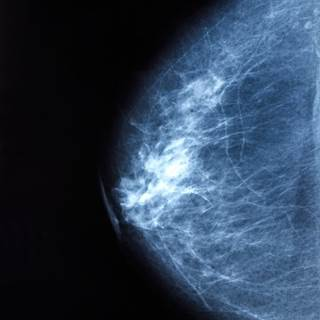
#> input picture bcancer4.jpg, 320 x 320 px
$ python kmeans.py
#> lines starting #> are read from the running program, lines starting #| are printed output that depends on the picture

#Following is the code for image processing of a digital mammogram

import numpy as np
import cv2
from matplotlib import pyplot as plt

#Code to read an image so that it can be processed
img = cv2.imread('bcancer4.jpg', 0)
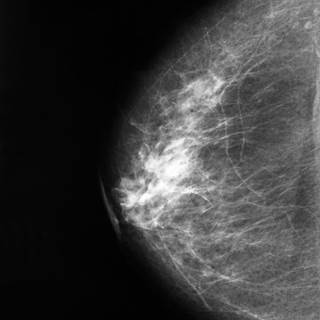
#> img: shape (320, 320); min 0, max 255, mean 60.2


#Code to flip the image so that I can easily
#remove the mucle component after segmantation
if img.shape[0]>img.shape[1]: img=cv2.flip(img,1,img)
z1 = img.reshape((-1,1))
z1 = np.float32(z1)


#Segmentation using K Means Clustering
criteria = (cv2.TERM_CRITERIA_EPS + cv2.TERM_CRITERIA_MAX_ITER,10,1.0)
flags = cv2.KMEANS_RANDOM_CENTERS
compactness,labels,centers = cv2.kmeans(z1,5,None,criteria,10,flags)
#> compactness = 10652353.1; centers = [6.38, 209.5, 141.2, 70.13, 103.2]
centers = np.uint8(centers)
#> centers = [6, 209, 141, 70, 103]
res = centers[labels.flatten()]
output = res.reshape((img.shape))
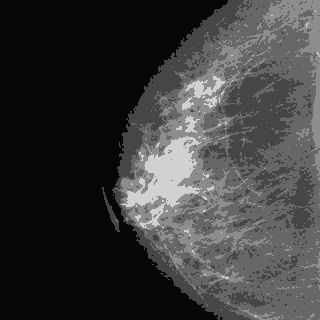
#> output: shape (320, 320); min 6, max 209, mean 60

#Thresholding
#> (the run stopped early here; a loop or call above may not have finished)

$ run again, with bcancer3.jpg copied over bcancer4.jpg
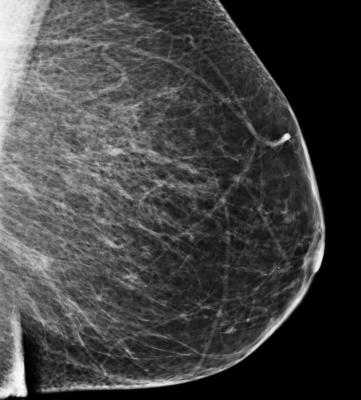
#> input picture bcancer3.jpg, 361 x 400 px
#> img is the input picture: shape (400, 361); min 0, max 255, mean 65.7
#> `if img.shape[0]>img.shape[1]: img=cv2.flip(img,1,img)`:
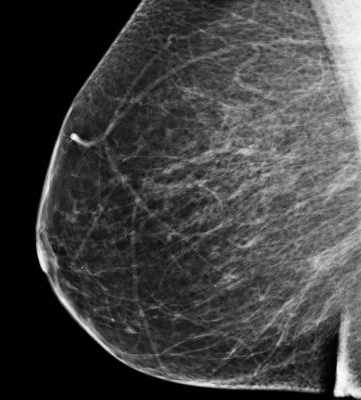
#> img: shape (400, 361); min 0, max 255, mean 65.7
#> `compactness,labels,centers = cv2.kmeans(z1,5,None,criteria,10,flags)`: compactness = 19701187.7; centers = [130.1, 204.2, 88.3, 0.896, 47.76]
#> `centers = np.uint8(centers)`: centers = [130, 204, 88, 0, 47]
#> `output = res.reshape((img.shape))`:
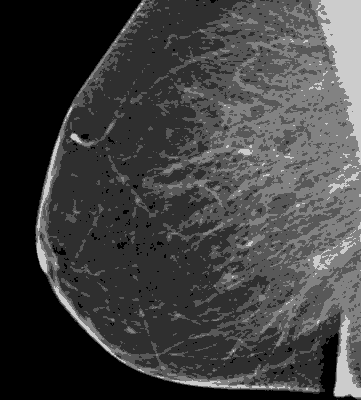
#> output: shape (400, 361); min 0, max 204, mean 65.2

$ run again, with bcancer.jpeg copied over bcancer4.jpg
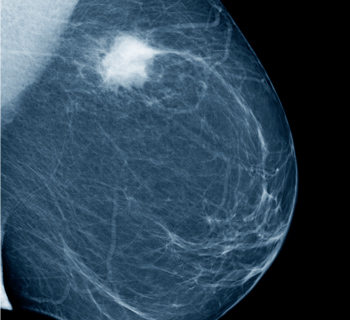
#> input picture bcancer.jpeg, 350 x 320 px
#> `img = cv2.imread('bcancer4.jpg', 0)`:
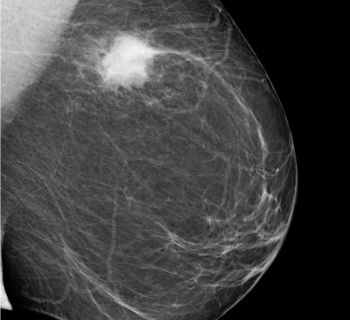
#> img: shape (320, 350); min 0, max 243, mean 65.7
#> `compactness,labels,centers = cv2.kmeans(z1,5,None,criteria,10,flags)`: compactness = 11518337.2; centers = [53.23, 77.29, 114.5, 190.2, 1.22]
#> `centers = np.uint8(centers)`: centers = [53, 77, 114, 190, 1]
#> `output = res.reshape((img.shape))`:
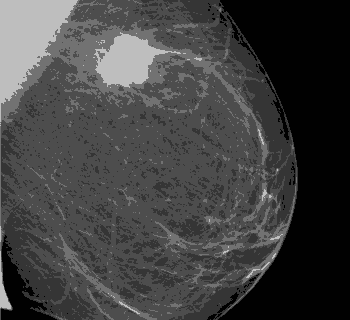
#> output: shape (320, 350); min 1, max 190, mean 65.4

$ run again, with bcancer2.jpeg copied over bcancer4.jpg
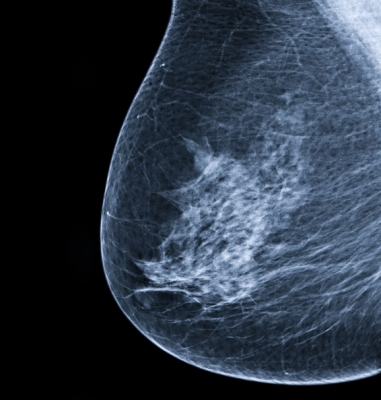
#> input picture bcancer2.jpeg, 381 x 400 px
#> `img = cv2.imread('bcancer4.jpg', 0)`:
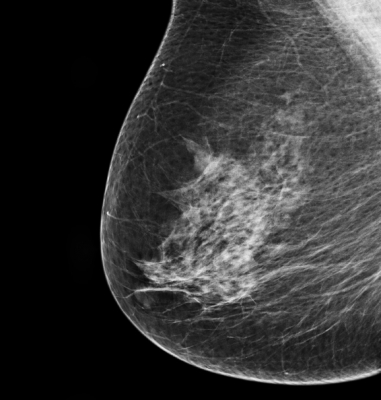
#> img: shape (400, 381); min 0, max 239, mean 51.7
#> `if img.shape[0]>img.shape[1]: img=cv2.flip(img,1,img)`:
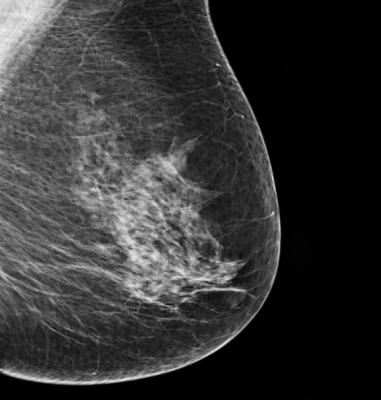
#> img: shape (400, 381); min 0, max 239, mean 51.7
#> `compactness,labels,centers = cv2.kmeans(z1,5,None,criteria,10,flags)`: compactness = 14771815.1; centers = [118.5, 178.1, 79.67, 0.214, 43.13]
#> `centers = np.uint8(centers)`: centers = [118, 178, 79, 0, 43]
